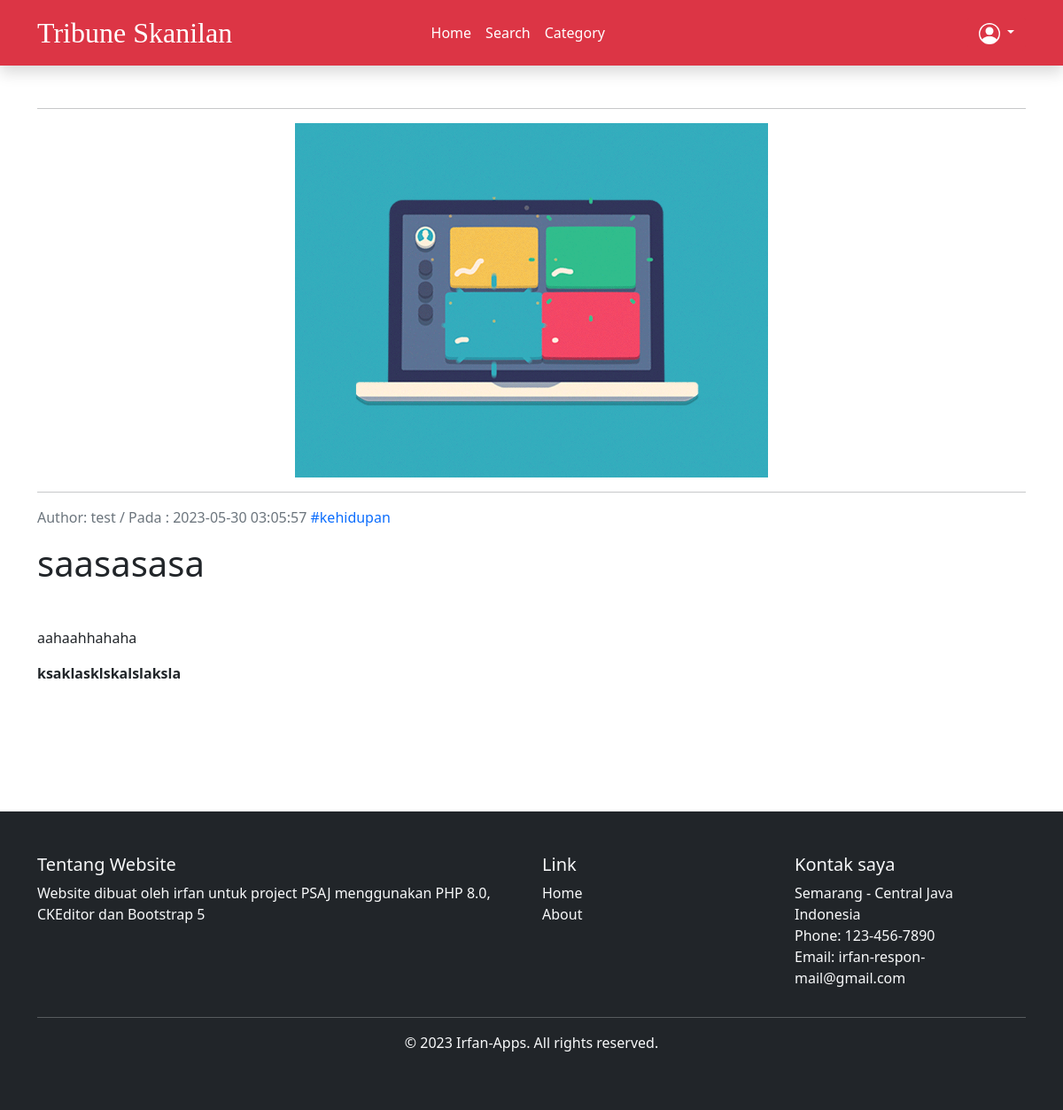
/single_post.php?judul=saasasasa, run on the app's committed database.
### tables this page shows
CREATE TABLE `posts` (
  `id_post` int NOT NULL,
  `author` varchar(100) DEFAULT NULL,
  `isi` text,
  `gambar` varchar(255) DEFAULT NULL,
  `waktu` date DEFAULT NULL,
  `created_at` timestamp NULL DEFAULT CURRENT_TIMESTAMP,
  `judul` varchar(255) NOT NULL,
  `kategori` enum('pendidikan','teknologi','politik','kehidupan','otomotif','sains','random') NOT NULL DEFAULT 'random'
);

### single_post.php (the view, shortened to what this page needs)
<?php require_once 'db/conn.php'; ?>
<!DOCTYPE html>
<html lang="en">
<head>
    <?php require_once 'components/header.php' ?>
</head>
<body>
    <?php require_once 'components/navbar.php' ?>
    <div class="container my-5">
        <?php
        $judul = isset($_GET['judul']) ? urldecode($_GET['judul']) : '';
        $query = "SELECT * FROM posts WHERE judul = ?";
        $stmt = $conn->prepare($query);
        $stmt->bind_param("s", $judul);
        $stmt->execute();
        $result = $stmt->get_result();
        if ($row = $result->fetch_assoc()) {
        ?>
            <article>
                <hr>
                <div class="text-center">
                    <img src="uploads/<?php echo $row['gambar']; ?>" class="" height="400vh">
                </div>
                <hr>
                <div class="my-2 mb-5">
                    <p class="text-muted">Author: <?php echo $row['author']; ?> / Pada : <?php echo $row['created_at'] ?> <a href="category.php?kategori=<?php echo $row['kategori'] ?>" class="text-decoration-none">#<?php echo $row['kategori'] ?></a></p>
                    <h1><?php echo $row['judul']; ?></h1>
                </div>
                <p><?php echo htmlspecialchars_decode($row['isi']) ?></p>
            </article>
        <?php
        } else {
            echo "<div class='d-flex'><p class='mx-auto mt-5 fw-semibold'>Tidak ada hasil yang ditemukan :\ .</p></div>";
        }
        ?>
    </div>
    <br>
    <br>
    <?php include 'components/footer.php' ?>
</body>
</html>

### data on the page
posts: gambar (picture), author "test", created_at "2023-05-30 03:05:57", kategori "kehidupan", judul "saasasasa", isi "aahaahhahaha ksaklasklskalslaksla"
